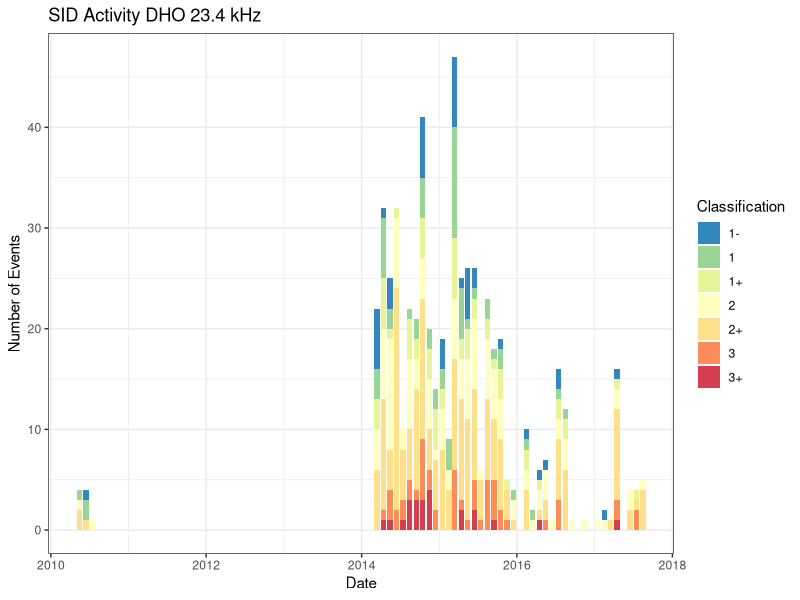

Write R code to recreate this figure.
Sys.setenv(TZ="GMT")

library(ggplot2)
library(dplyr)
library(tidyr)

# Read in SID data. 
raw <- read.csv("Solar Activity/SID Log-Table.csv", sep=";", skip=1, as.is=T, na.strings="", strip.white=T, col.names=c("date","t0","t0_q","t1","t1_q","t2","t2_q","dt", "definition", "transmitter"))
nrow(raw)

# Select only columns needed.
raw <- raw %>% select(date, t0, t1, t2, definition, transmitter)

# Preprocess data.
data <- with(raw, {
  df <- data.frame(date=as.Date(date,"%Y-%m-%d"))
  df$day <- as.numeric(substr(date,9,10))
  df$month <- as.numeric(substr(date,6,7))
  df$year <- as.numeric(substr(date,1,4))
  df$begin <- as.numeric(strptime(paste(date, t0), "%Y-%m-%d %H:%M"))
  df$peak <- as.numeric(strptime(paste(date, t1), "%Y-%m-%d %H:%M"))
  df$end <- as.numeric(strptime(paste(date, t2), "%Y-%m-%d %H:%M"))
  df$definition <- as.factor(definition)
  df$transmitter <- as.factor(transmitter)
  df
})

# Read SID signal classification from file.
classification <- read.csv("Classification.csv", as.is=T)
classification

# Apply SID signal classification.
data$classification <- with(data, {
  duration <- trunc((end - begin) / 60 + 0.5) # minutes
  code <- rep(NA, length(duration))
  for (i in seq(1,length(code))) {
    code[duration >= classification$t0[i] & duration <= classification$t1[i]] = classification$code[i]
  }
  factor(code, levels=c("1-", "1", "1+", "2", "2+", "3", "3+"))
})

# Preprocessing result.
head(data)

first.of.current.month <- as.Date(cut(Sys.Date(),"month"))

DHO <- data %>% 
  
  filter(transmitter == "DHO 23.4") %>%
  
  # Filter any event before the first of current month (= omit current month)
  filter(date < first.of.current.month) %>%
  
  # Set date as mid of month (to group by month).
  mutate(date=as.Date(paste(year,month,"15",sep="-"),"%Y-%m-%d")) %>%
  
  # Pick only needed columns.
  select(date, classification) %>% 
  
  # Group by date and classification.
  group_by(date, classification) %>%
  
  # Summarize events.
  summarize(n=n())

ggplot(DHO) +
  geom_bar(aes(x=date, y=n, fill=classification), stat="identity") +
  scale_fill_brewer(name="Classification", palette="Spectral", direction=-1) +
  labs(title="SID Activity DHO 23.4 kHz", x="Date", y="Number of Events") +
  theme_bw()